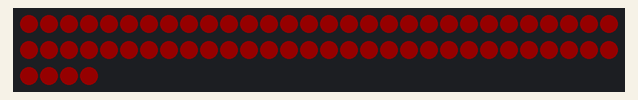
Bench run of a sketch on a simulated ESP8266 (NodeMCU). Shown: 64 RGB LEDs in strip order, left to right, continuing on the next row. Dim RGB values are drawn brighter than linear; the strip is taken to match the declared colour order.

Above: at 0.1 s.
At 0.6 s:
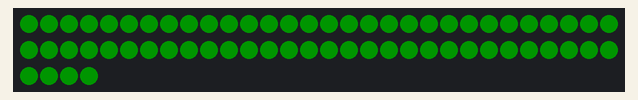
At 1.1 s:
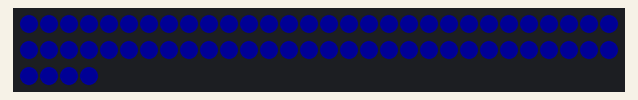
At 1.6 s:
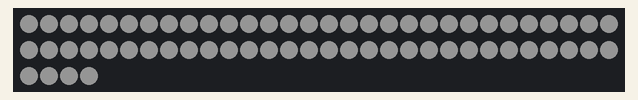
At 2.5 s:
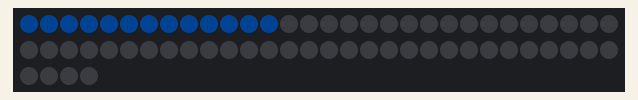
At 3.47 s:
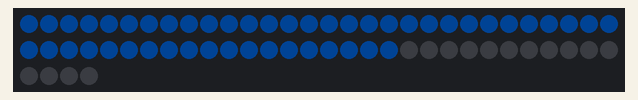

The sketch:

rgb_shield.ino
```cpp
// LILYGO T-OI Plus (ESP32-C3) + WEMOS 8x8 RGB Shield (64x WS2812B-2020)
// Farbtest: rot, gruen, blau, weiss, danach Lauflicht ueber alle 64 LEDs.
// Shield-Datenpin D4 = GPIO8 (laut LILYGO-Pinmap V1.3), Farbreihenfolge RGB
#include <Adafruit_NeoPixel.h>

#define DATA_PIN   8
#define NUM_LEDS   64
#define BRIGHTNESS 20   // niedrig halten (max 255), USB-Strom schonen

Adafruit_NeoPixel strip(NUM_LEDS, DATA_PIN, NEO_RGB + NEO_KHZ800);

void fillAll(uint32_t color, int ms) {
  strip.fill(color);
  strip.show();
  delay(ms);
}

void setup() {
  strip.begin();
  strip.setBrightness(BRIGHTNESS);
  strip.clear();
  strip.show();
}

void loop() {
  fillAll(strip.Color(255, 0, 0), 500);     // rot
  fillAll(strip.Color(0, 255, 0), 500);     // gruen
  fillAll(strip.Color(0, 0, 255), 500);     // blau
  fillAll(strip.Color(255, 255, 255), 500); // weiss
  strip.clear();
  strip.show();
  for (int i = 0; i < NUM_LEDS; i++) {      // Lauflicht ueber alle 64 LEDs
    strip.setPixelColor(i, strip.Color(0, 120, 255));
    strip.show();
    delay(25);
  }
  delay(300);
}
```

Measured:
- by itself, everything shown: repeats every 4.0 s, in 11 steps
- what the display in image 1 shows lasts 0.5 s, from 0.5 s to 1.0 s
